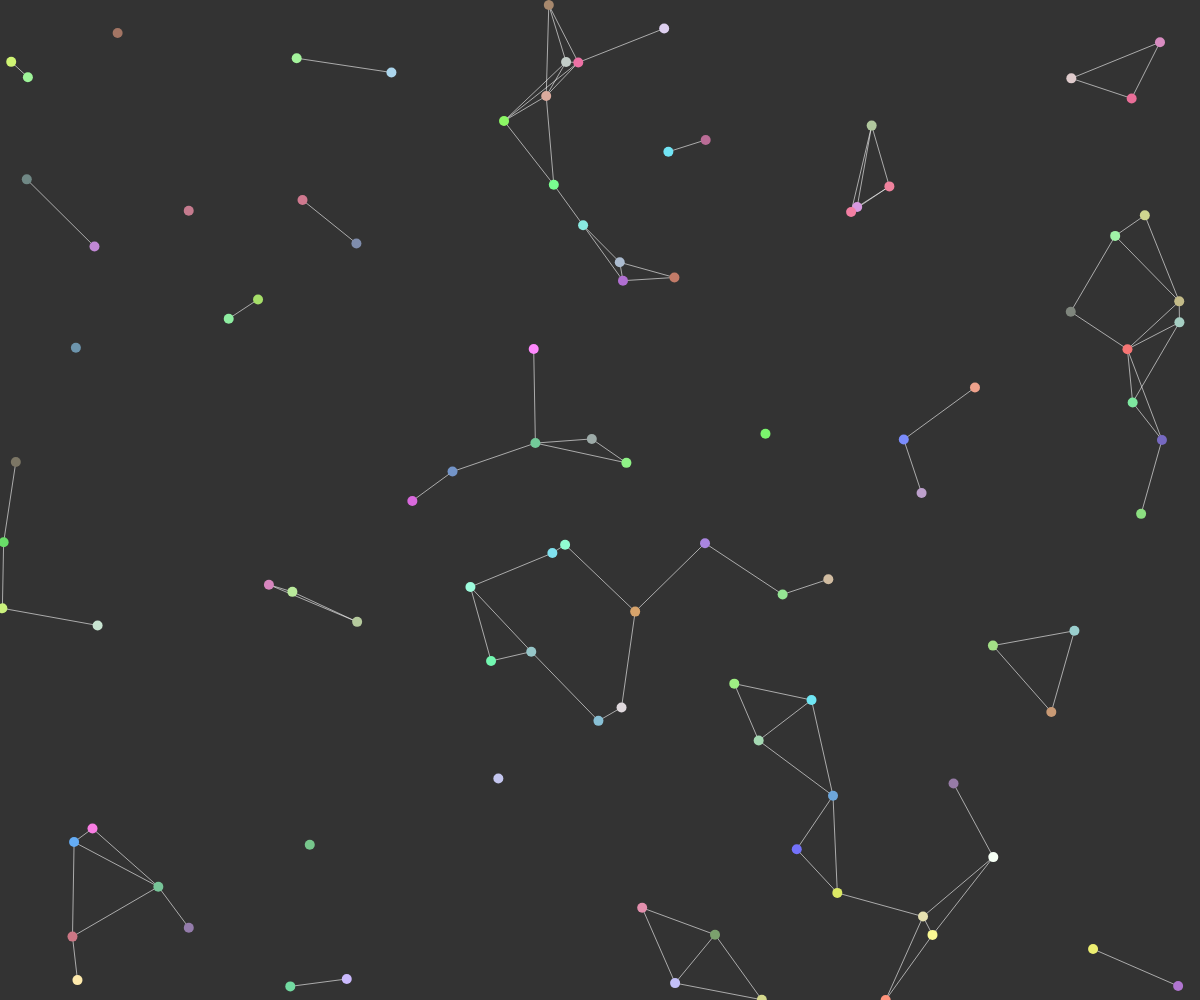
Frame 1 (no input)
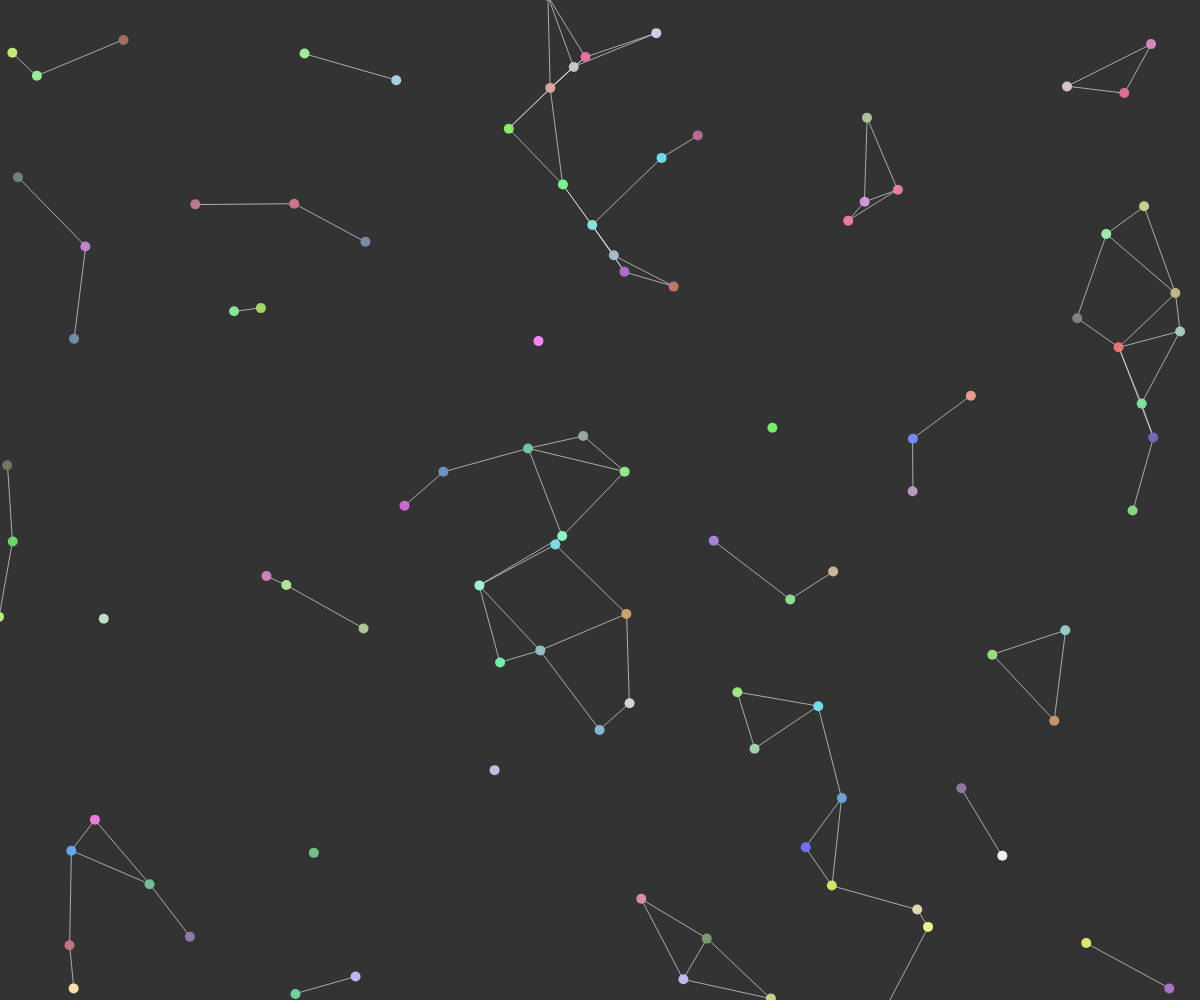
Frame 60 (no input)
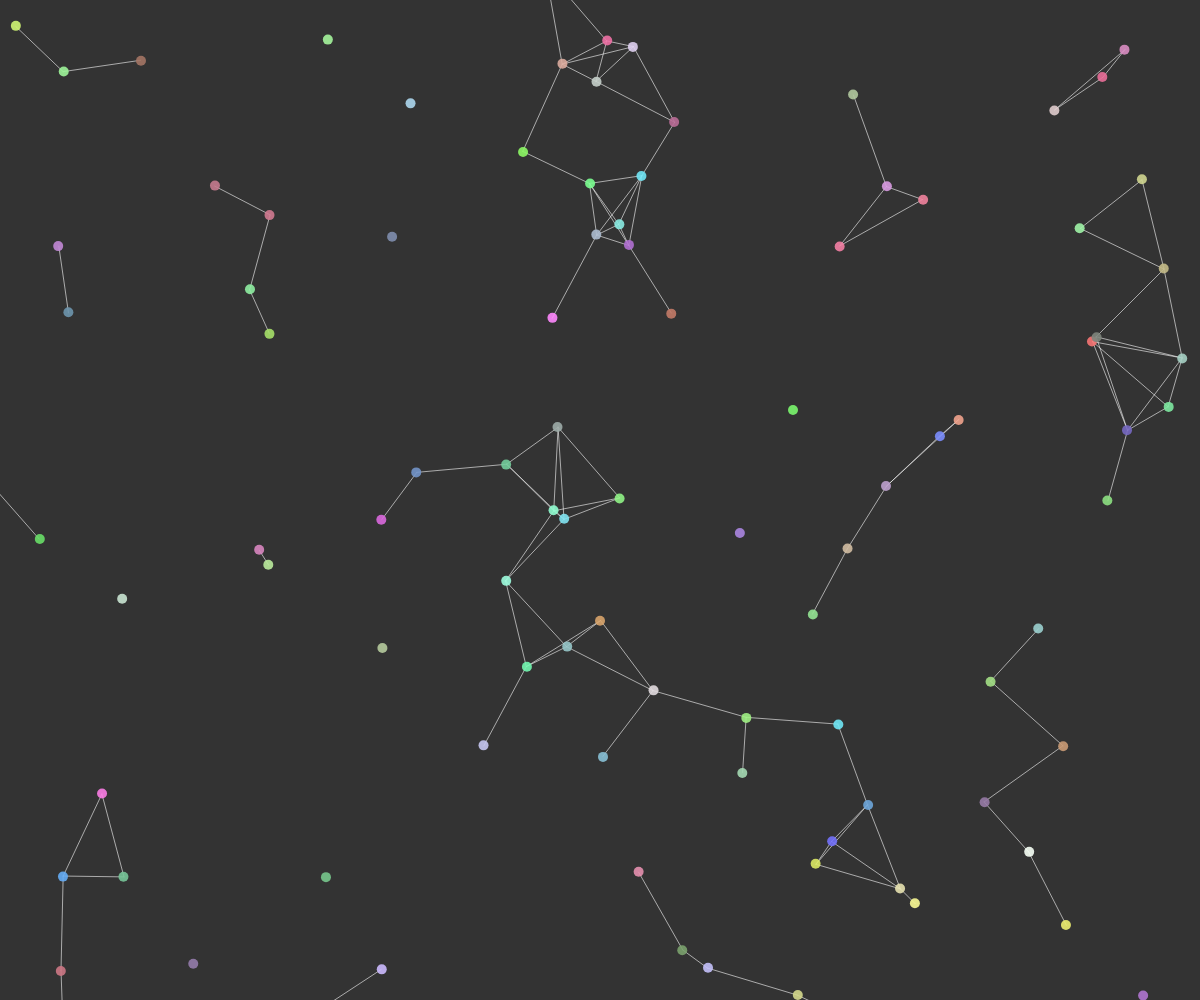
Frame 120 (the mouse pressed at the canvas centre since frame 60)

The p5.js sketch that drew these frames (run headless with seeded random() and noise() and a simulated clock; from frame 60 on, the mouse is pressed at the canvas centre):

// p5.js sketch
// ── sketch.js
let particles = [];

function setup() {
  createCanvas(windowWidth, windowHeight);
  for (let i = 0; i < 100; i++) {
    particles.push(new Particle());
  }
}

function draw() {
  background(51);
  
  // Draw lines between particles that are close to each other
  for (let i = 0; i < particles.length; i++) {
    for (let j = i + 1; j < particles.length; j++) {
      let distance = dist(particles[i].position.x, particles[i].position.y, particles[j].position.x, particles[j].position.y);
      if (distance < 100) { // Threshold distance to draw a line
        stroke(255, 255, 255, 150); // Semi-transparent white lines
        line(particles[i].position.x, particles[i].position.y, particles[j].position.x, particles[j].position.y);
      }
    }
  }
  
  // Update and display each particle
  particles.forEach(particle => {
    particle.update();
    particle.display();
  });
}

class Particle {
  constructor() {
    this.position = createVector(random(width), random(height));
    this.velocity = createVector(0, 0); // Start with no velocity
    this.acceleration = p5.Vector.random2D().mult(0.005); // Very slight movement
    this.maxSpeed = 1; // Limit speed to keep movement minimal
    this.color = [random(100, 255), random(100, 255), random(100, 255), 255]; // Initial color
    this.changeRate = 0.2; // Rate at which the color changes
  }
  
  update() {
    this.velocity.add(this.acceleration);
    this.velocity.limit(this.maxSpeed);
    this.position.add(this.velocity);
    
    // Gradually change color to represent buildup of tension
    this.color[3] -= this.changeRate; // Decrease opacity
    if (this.color[3] < 50) { // Reset opacity to avoid complete fade
      this.color[3] = 255;
    }
  }
  
  display() {
    noStroke();
    fill(this.color);
    ellipse(this.position.x, this.position.y, 10, 10);
  }
}
